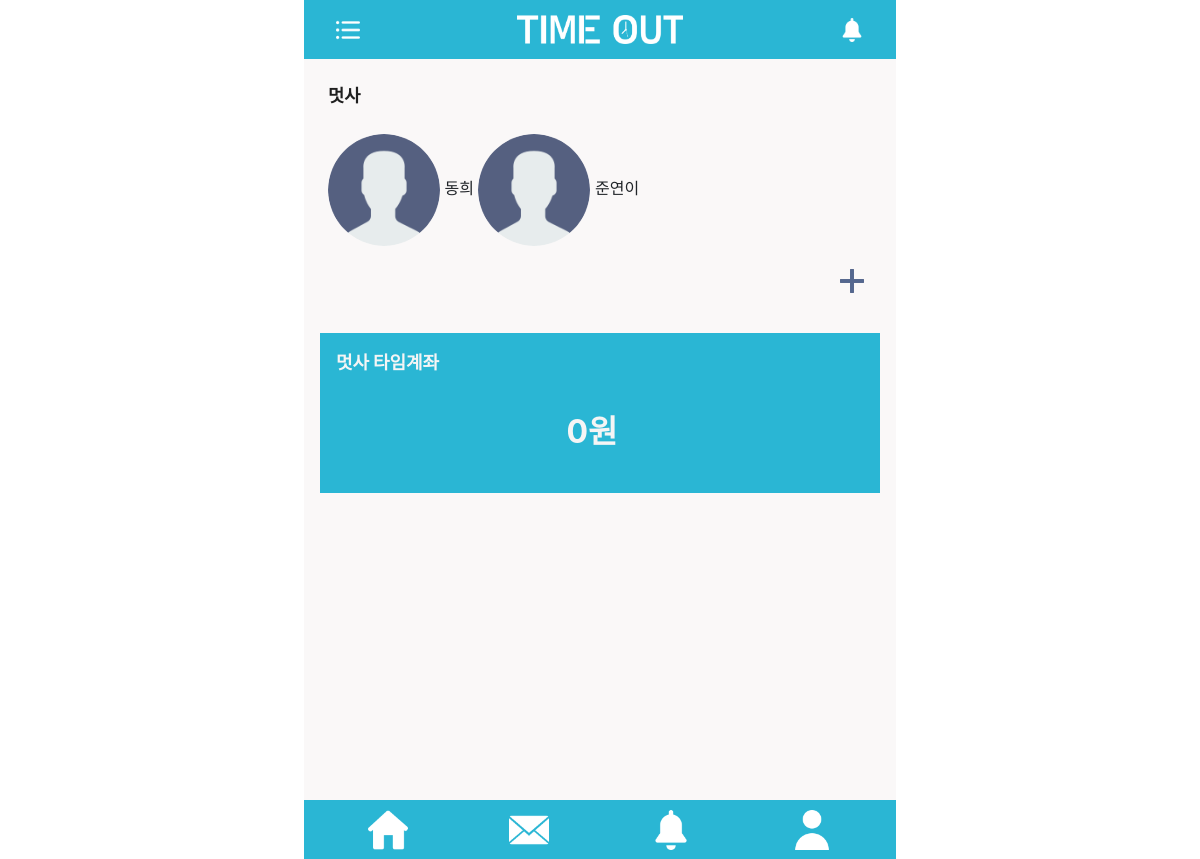
The app's page /group/53, older data.
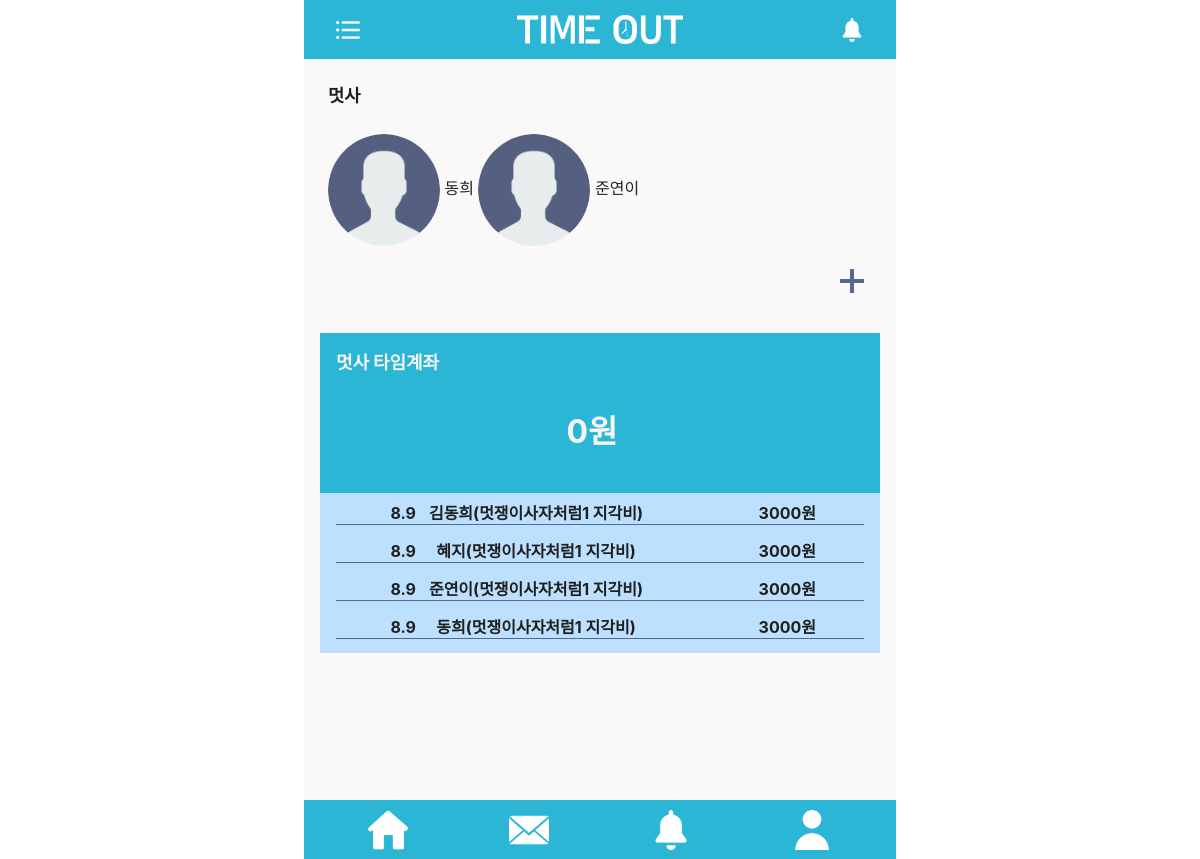
The same page, newer data.
### mainapp/models.py (models this page shows, shortened)
class Group_account(models.Model):
    title = models.CharField(max_length=100, null=True, blank=True)
    group_money = models.IntegerField(default=0)
    members = models.ManyToManyField(User_account)

class User_account(models.Model):
    name = models.OneToOneField(User, on_delete=models.CASCADE, null=True)
    user_money = models.IntegerField(default=0)
    image = models.ImageField(upload_to='images/',default='', null=True, blank=True)
    nickname = models.CharField(max_length=100, null=True, blank=True)

class Group_history(models.Model):
    name = models.CharField(max_length=100 , null=True, blank =True)
    date = models.DateTimeField('data published',null =True , blank =True)
    money = models.IntegerField(null = True, blank=True)
    us = models.CharField(max_length = 100 , null=True, blank =True)

### mainapp/views.py (the view)
# urls.py: path('group/<int:group_id>',mainapp.views.group, name='group'),
def group(request,group_id):
    group = get_object_or_404(Group_account, pk=group_id)
    sche= Schedule.objects.filter(group_ac = group)
    history = Group_history.objects.all().order_by('-id')
    return render(request, 'group.html',{'group' : group, 'schedules': sche, 'histories':history})

### mainapp/templates/group.html (shortened to what this page needs)
<!DOCTYPE html>
<html lang="en">
<head>
    <link rel="stylesheet" type="text/css" href="../static/css/group.css">
    <link rel="stylesheet" href="https://stackpath.bootstrapcdn.com/bootstrap/4.3.1/css/bootstrap.min.css"
>
</head>
<body>
    <div class="center">
        <div class="page">
            <div class="head-bar">
                <a href=""><img id="icon1" src="../static/img/list.png" alt=""></a>
                <a href=""><img id="logo" src="../static/img/로고화이트.png" alt=""></a>
                <a href=""><img id="icon2" src="../static/img/bell.png" alt=""></a>
            </div>
            <div class="group-thumbnail">
                <span id="name">{{group.title}}</span>
                <br><br>
                {% for member in group.members.all%}
                {% if not member.image%}
                <img id="thumbnail" src="../static/img/basic.png" alt="">
                {% else %}
                <img id="thumbnail" src="{{member.image.url}}" alt="">
                {% endif %}
                {{member.nickname}}
                {% endfor %}
            </div>
            <div class="schedule-plus">
                <a href="{% url 'newSche' group.id %}">
                    <img id="plus" src="../static/img/plus.png" alt="">
                </a>
            </div>
            <br>
            <div class="account">
                <div class="account-name">
                    <span id="group-name">{{group.title}}</span>
                    <span id="time-account">타임계좌</span>
                    <br>
                    <span id="account-money">{{group.group_money}}원</span>
                </div>
            </div>
            <div class="account-content">
                {% for history in histories%}
                <div class="member-content">
                    <span id="member-date">{{history.date.month}}.{{history.date.day}}</span>
                    <span id="member-name">{{history.us}}({{history.name}} 지각비)</span>
                    <span id="member-money">{{history.money}}원</span>
                </div>
                {% endfor %}
            </div>
        </div>
        <div class="foot-bar">
            <a href="{% url 'home' %}"><img id="foot-home" src="../static/img/home.png" alt=""></a>
            <a href="{% url 'check' %}"><img id="foot-invite" src="../static/img/invite.png" alt=""></a>
            <a href="{% url 'map' %}"><img id="foot-bell" src="../static/img/bell.png" alt=""></a>
            <a href="{% url 'portfolio' %}"><img id="foot-user" src="../static/img/user.png" alt=""></a>
        </div>
    </div>
</body>
</html>

### mainapp/static/css/group.css (style rules this page uses)
@media screen and (min-width:550px) { .center { display: flex; flex-direction :column; align-items: center; justify-content: center; } }
@media screen and (min-width:550px) { .page { width : 37rem; height: 50rem; background-color: #faf8f8; padding-bottom:1rem; } }
@media screen and (min-width:550px) { .head-bar { height: 3.7rem; background-color: rgb(42 182 212); display: flex; justify-content: space-between; width: 37rem; align-items: center; text-align: center; margin: 0 auto; } }
@media screen and (min-width:550px) { #icon1 { width: auto; height: 1.5rem; margin-left:2rem; } }
@media screen and (min-width:550px) { #logo { width: auto; height: 1.8rem; } }
@media screen and (min-width:550px) { #icon2 { width: auto; height: 24px; margin-right:2rem; } }
@media screen and (min-width:550px) { .group-thumbnail { margin : 1.5rem 1.5rem; height: 10rem; } }
@media screen and (min-width:550px) { .group-thumbnail #name { font-size: 1.1rem; color : #1f1f1f; font-weight: bolder; } }
@media screen and (min-width:550px) { .group-thumbnail #thumbnail { width: 7rem; height: 7rem; border-radius: 50%; } }
@media screen and (min-width:550px) { .schedule-plus { margin-top: 0rem; margin-left: 33.5rem; } }
@media screen and (min-width:550px) { #plus { width: 1.5rem; height: auto; -webkit-filter: drop-shadow(0 1px 1px rgba(0,0,0,.5)); -moz-filter: drop-shadow(0 1px 1px rgba(0,0,0,.5)); -ms-filter: drop-shadow(0 1px 1px rgba(0,0,0,.5)); -o-filter: drop-shadow(0 1px 1px rgba(0,0,0,.5)); filter: drop-shadow(0px 0px 0.5px rgba(0,0,0,.5)); } }
@media screen and (min-width:550px) { .account { width: 35rem; height: 10rem; margin-top : 1rem; margin-left: 1rem; background-color: rgb(42 182 212); } }
@media screen and (min-width:550px) { .account .account-name { padding-top: 1rem; font-weight: bold; } }
@media screen and (min-width:550px) { #group-name { margin-left: 1rem; color: #f5f5f5; font-size: large; } }
@media screen and (min-width:550px) { #time-account { color: #f5f5f5; font-size: large; } }
@media screen and (min-width:550px) { #account-money { display: table-cell; vertical-align: middle; width: 34rem; height: 7rem; text-align: center; color: #f5f5f5; font-size: 2rem; font-weight:bold; } }
@media screen and (min-width:550px) { .account-content { width: 35rem; max-height: 10rem; margin-left: 1rem; background-color: rgb(188 224 253); overflow: auto; margin-bottom:0.7rem; } }
@media screen and (min-width:550px) { .account-content .member-content { display: inline-block; width: 33rem; height: 1.5rem; margin-top:0.5rem; margin-left: 1rem; border-bottom: 1px solid rgb(84 103 143); } }
@media screen and (min-width:550px) { #member-date { display: table-cell; vertical-align: middle; width: 5rem; height: 1rem; color : #1f1f1f; font-weight:bold; text-align: right; } }
@media screen and (min-width:550px) { #member-name { display: table-cell; vertical-align: middle; width: 15rem; height: 1rem; color : #1f1f1f; font-weight:bold; text-align: center; } }
@media screen and (min-width:550px) { #member-money { display: table-cell; vertical-align: middle; width: 10rem; height: 1rem; color : #1f1f1f; font-weight:bold; text-align: end; } }
@media screen and (min-width:550px) { .foot-bar { height: 3.7rem; background-color: rgb(42 182 212); display: flex; justify-content: space-between; width: 37rem; align-items: center; margin: 0 auto; } }
@media screen and (min-width:550px) { #foot-home { width: auto; height: 2.5rem; margin-left:4rem; } }
@media screen and (min-width:550px) { #foot-invite { width: auto; height: 2.5rem; } }
@media screen and (min-width:550px) { #foot-bell { width: auto; height: 2.5rem; } }
@media screen and (min-width:550px) { #foot-user { width: auto; height: 2.5rem; margin-right:4rem; } }

Row changes from the older to the newer data that the page shows:
added Group_history: date.month "8", date.day "9", us "김동희", name "멋쟁이사자처럼1", money "3000"
added Group_history: date.month "8", date.day "9", us "혜지", name "멋쟁이사자처럼1", money "3000"
added Group_history: date.month "8", date.day "9", us "준연이", name "멋쟁이사자처럼1", money "3000"
added Group_history: date.month "8", date.day "9", us "동희", name "멋쟁이사자처럼1", money "3000"
